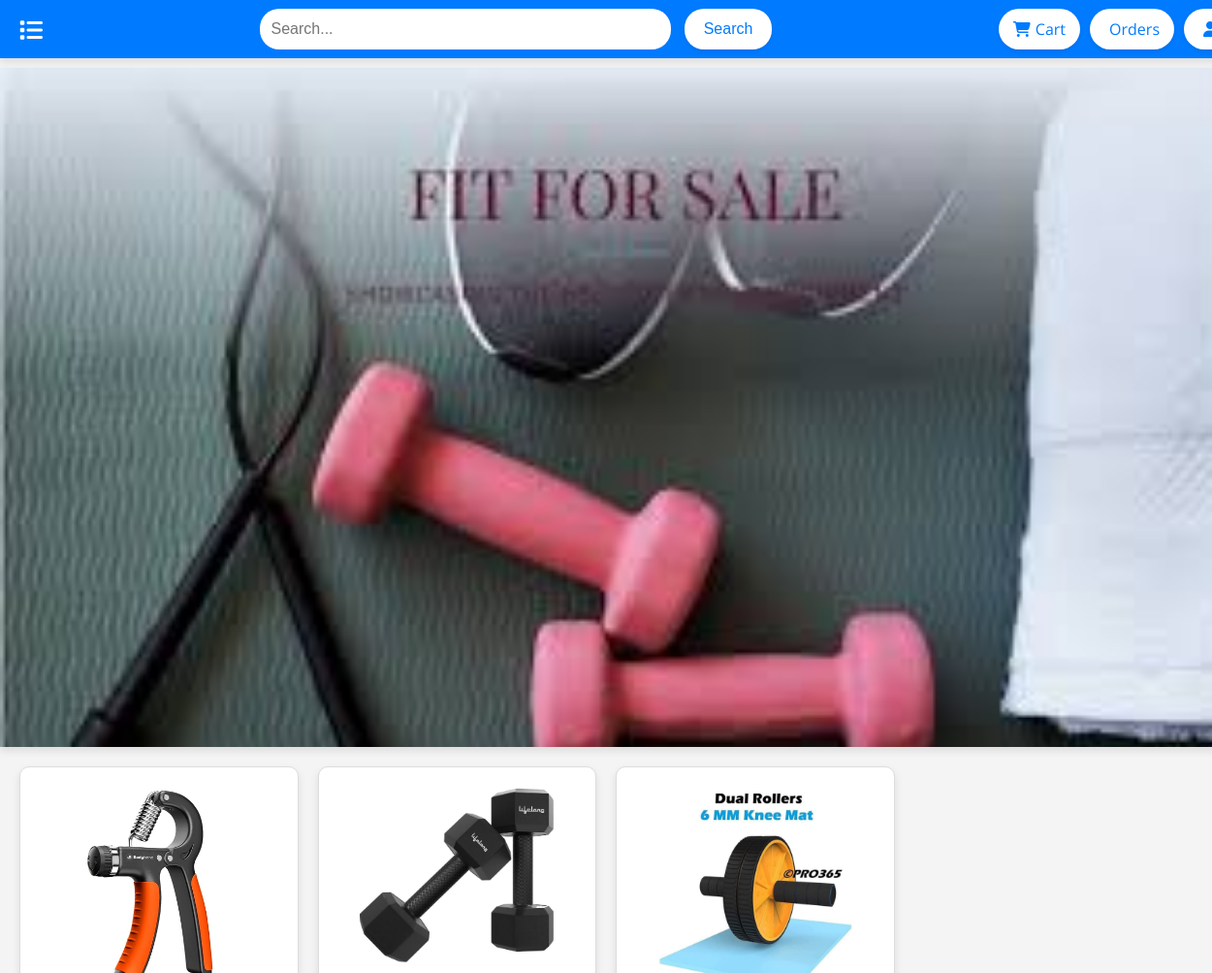
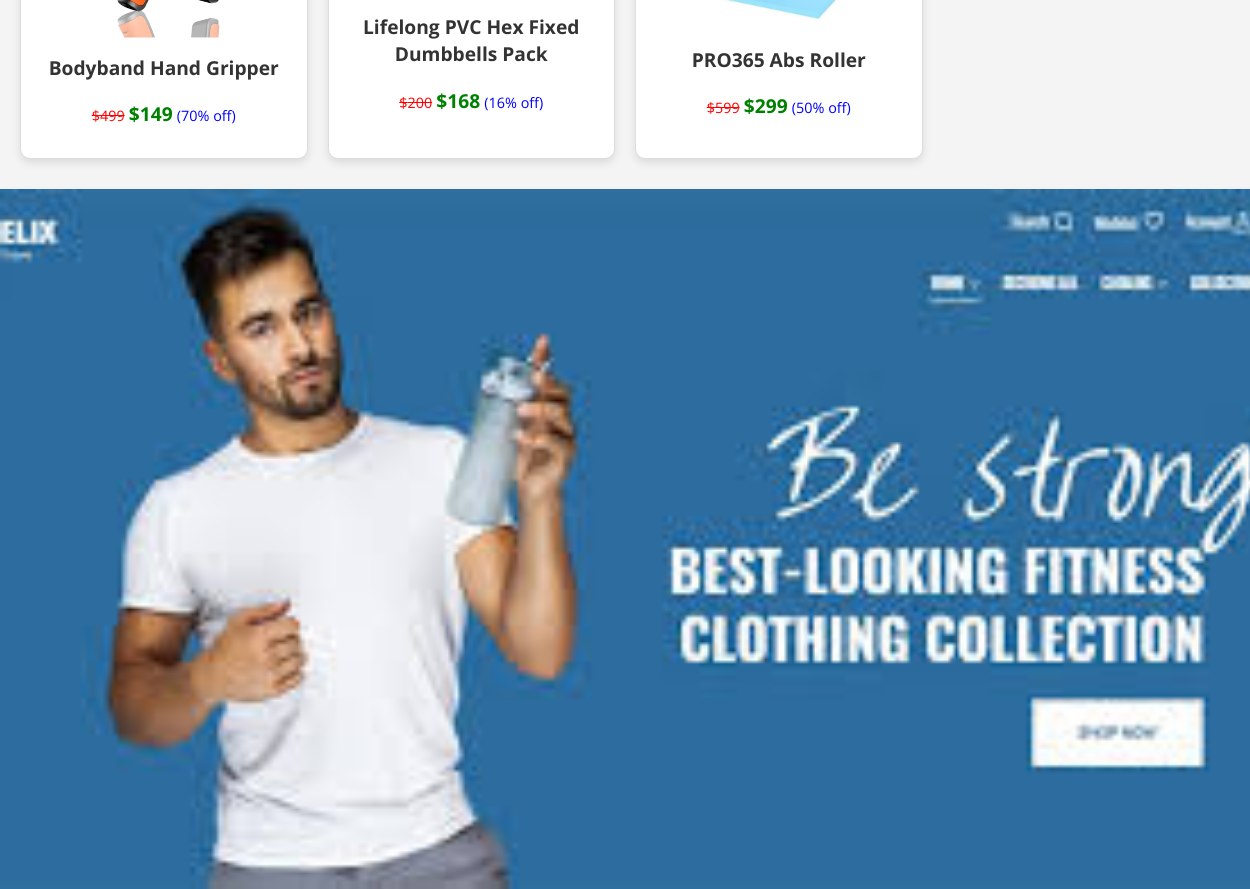
The page /Fitness_3.php (signed in) on the database its author committed (2 pictures, top to bottom).
### tables this page shows
CREATE TABLE `seq_product` (
  `p_id` int(11) NOT NULL,
  `category` varchar(40) NOT NULL,
  `riya_mehra21@gmail.com` int(11) DEFAULT 0,
  `aarav_sharma87@gmail.com` int(11) DEFAULT 0,
  `sneha_kapoor88@gmail.com` int(11) DEFAULT 0,
  `kabirdesai99@gmail.com` int(11) DEFAULT 0,
  `ananya_singh56@gmail.com` int(11) DEFAULT 0,
  `raj_patel33@gmail.com` int(11) DEFAULT 0,
  `priya_iyer72@gmail.com` int(11) DEFAULT 0,
  `arjunreddy07@gmail.com` int(11) DEFAULT 0,
  `meerajoshi45@gmail.com` int(11) DEFAULT 0,
  `dev_malhotra22@gmail.com` int(11) DEFAULT 0
);

CREATE TABLE `products` (
  `p_id` int(11) NOT NULL,
  `name` varchar(60) NOT NULL,
  `main_file` varchar(60) NOT NULL,
  `category` varchar(60) NOT NULL,
  `org_price` mediumint(8) UNSIGNED NOT NULL,
  `discount` tinyint(3) UNSIGNED NOT NULL,
  `price` mediumint(8) UNSIGNED NOT NULL,
  `stock` smallint(5) UNSIGNED NOT NULL,
  `general_name` varchar(150) NOT NULL,
  `brand` varchar(60) NOT NULL,
  `description` text NOT NULL
);

### Fitness_3.php (the view, shortened to what this page needs)
<!DOCTYPE html>
<html lang="en">
<head>
</head>
<body>
    <div class="header">
        <div class="menu">
            <h2><i class="fa-solid fa-list"></i></h2>
        </div>
        <div class="search-bar">
            <form action="search_result.php" method="get">
                <input type="text" placeholder="Search..."name='search'>
                <button type="submit">Search</button>
            </form>
        </div>
        <div class="user-section">
            <div>
                <i class="fa-solid fa-cart-shopping"></i> <a href="cart.php">Cart</a>
            </div>
            <div>
                <a href="order.php">Orders</a>
            </div>
            <div>
                <a herf='profile.php'><i class="fa-solid fa-user"></i></a>
            </div>
        </div>
    </div>
    <div class="middle" style="background-image: url('<?php echo "images/" . substr(basename($_SERVER['PHP_SELF']), 0, strpos(basename($_SERVER['PHP_SELF']), ".")) . "_1.jpg"; ?>');">
    </div>
    <div class="products">
    <?php
        $conn=mysqli_connect("localhost","root","","ecommerce");
        $a=basename($_SERVER['PHP_SELF']);
        $a=substr($a,0,strpos($a,'.'));
        $email = mysqli_real_escape_string($conn, $_SESSION['email']);
        $query = "SELECT * FROM seq_product WHERE category='$a' ORDER BY `$email` DESC";
        $rlt = $conn->query($query);
        while ($r_w = mysqli_fetch_assoc($rlt)) {
                $product = mysqli_fetch_assoc($conn->query("SELECT * FROM products where p_id={$r_w['p_id']}"));
                echo "<div class='product-box' style='border: 1px solid #ddd; padding: 15px; border-radius: 10px; box-shadow: 0px 4px 8px rgba(0,0,0,0.1); text-align: center; background-color: #fff;'>
    <form action='product_details.php' method='get'>
        <button type='submit' name='product_id' value='{$product['p_id']}' style='border:none;background-color:transparent;cursor:pointer;'>
            <img src='images/{$product['category']}/{$product['main_file']}' alt='{$product['name']}' style='width: 100%; max-width: 200px; border-radius: 5px;'>
        </button>
    </form>
    <h3 style='margin-top: 10px; font-size: 1.2em; color: #333;'>{$product['name']}</h3>
    <p style='font-size: 1em; margin-top: 5px;'>
        <span style='text-decoration: line-through; color: red; font-size: 0.9em;'>\${$product['org_price']}</span>
        <span style='color: green; font-weight: bold; font-size: 1.2em;'>\${$product['price']}</span>
        <span style='color: blue; font-size: 0.9em;'>({$product['discount']}% off)</span>
    </p>
</div>";
            }
        ?>
    </div>
    <div class="end" style="background-image: url('<?php echo "images/" . substr(basename($_SERVER['PHP_SELF']), 0, strpos(basename($_SERVER['PHP_SELF']), ".")) . "_2.jpg"; ?>');">
    </div>
</body>
</html>

### Fitness_3.php (style rules this page uses)
body { margin: 0; user-select: none; font-family: 'Open Sans', sans-serif; background-color: #f4f4f4; }
.header { background-color: #007bff; width: 100%; height: 60px; position: sticky; top: 0; display: flex; align-items: center; justify-content: space-between; padding: 0 20px; color: white; box-shadow: 0 4px 8px rgba(0, 0, 0, 0.1); }
.menu { cursor: pointer; display: flex; align-items: center; position: relative; }
.search-bar { flex-grow: 1; margin: 0 20px; display: flex; justify-content: center; align-items: center; }
.search-bar input { width: 400px; padding: 12px; border-radius: 20px; border: none; outline: none; font-size: 16px; }
.search-bar button { padding: 12px 20px; border: none; background-color: #fff; color: #007bff; border-radius: 20px; cursor: pointer; margin-left: 10px; font-size: 16px; box-shadow: 0 2px 4px rgba(0, 0, 0, 0.1); }
.user-section { display: flex; align-items: center; }
.user-section div { margin-left: 10px; cursor: pointer; padding: 10px 15px; background-color: #fff; color: #007bff; border-radius: 50px; display: flex; align-items: center; justify-content: center; box-shadow: 0 2px 4px rgba(0, 0, 0, 0.1); transition: transform 0.2s; }
.user-section div a { text-decoration: none; color: inherit; margin-left: 5px; }
.products { display: grid; grid-template-columns: repeat(4, 1fr); gap: 20px; padding: 20px; }
.product-box { background-color: white; padding: 15px; border-radius: 10px; box-shadow: 0 4px 8px rgba(0, 0, 0, 0.1); text-align: center; }
.product-box img { width: 100%; height: auto; border-radius: 10px; }
.middle,.end { background-color: #007bff; width: 100%; height: 700px; margin-top: 10px; display: flex; align-items: center; justify-content: space-between; padding: 0 20px; color: white; box-shadow: 0 4px 8px rgba(0, 0, 0, 0.1); background-position: center; background-size: cover; background-repeat: no-repeat; }

### rows shown on the page
seq_product: products.category+main_file (picture), products.name "Bodyband Hand Gripper", products.org_price "499", products.price "149", products.discount "70"
seq_product: products.category+main_file (picture), products.name "Lifelong PVC Hex Fixed Dumbbells Pack", products.org_price "200", products.price "168", products.discount "16"
seq_product: products.category+main_file (picture), products.name "PRO365 Abs Roller", products.org_price "599", products.price "299", products.discount "50"
